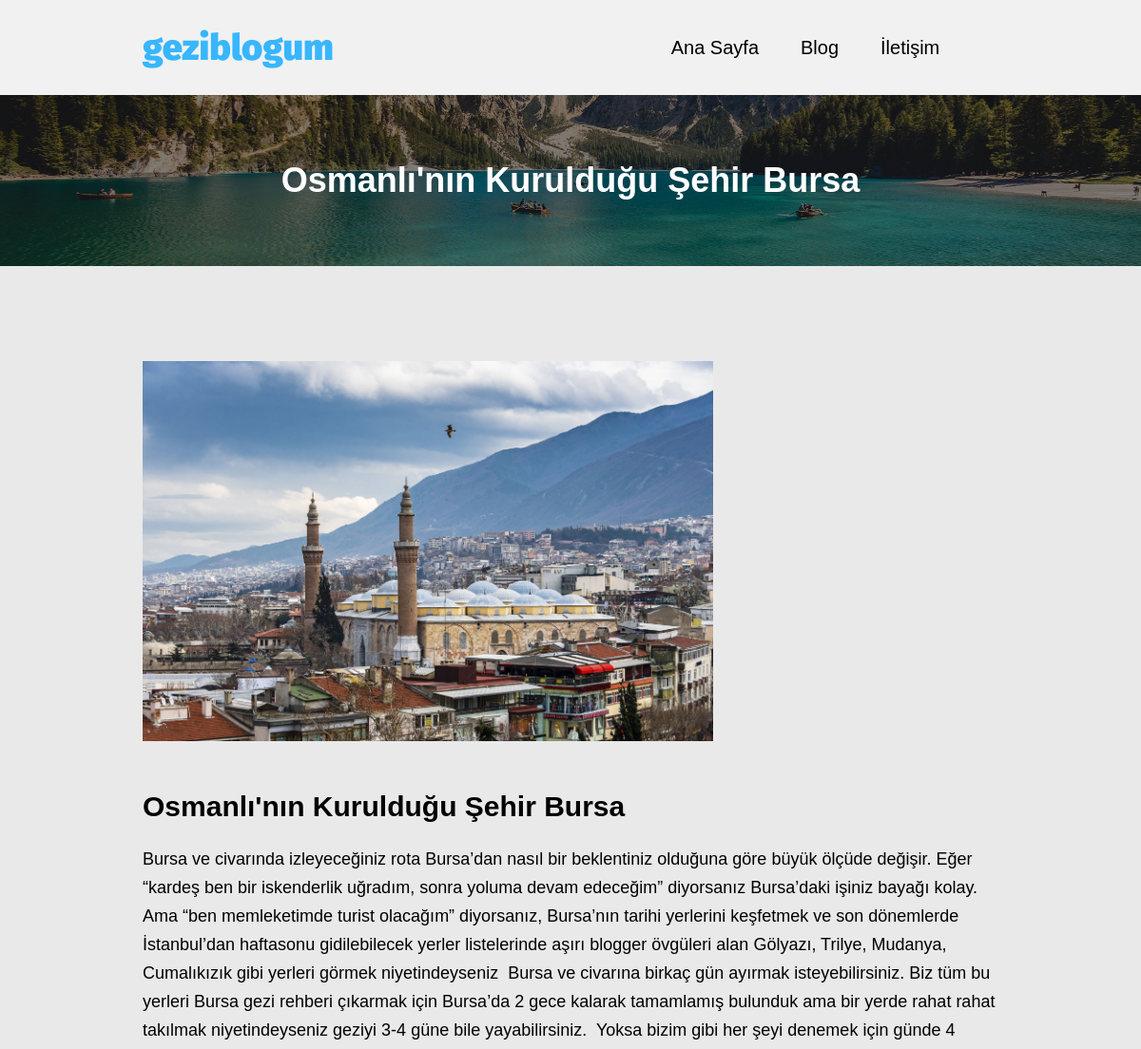
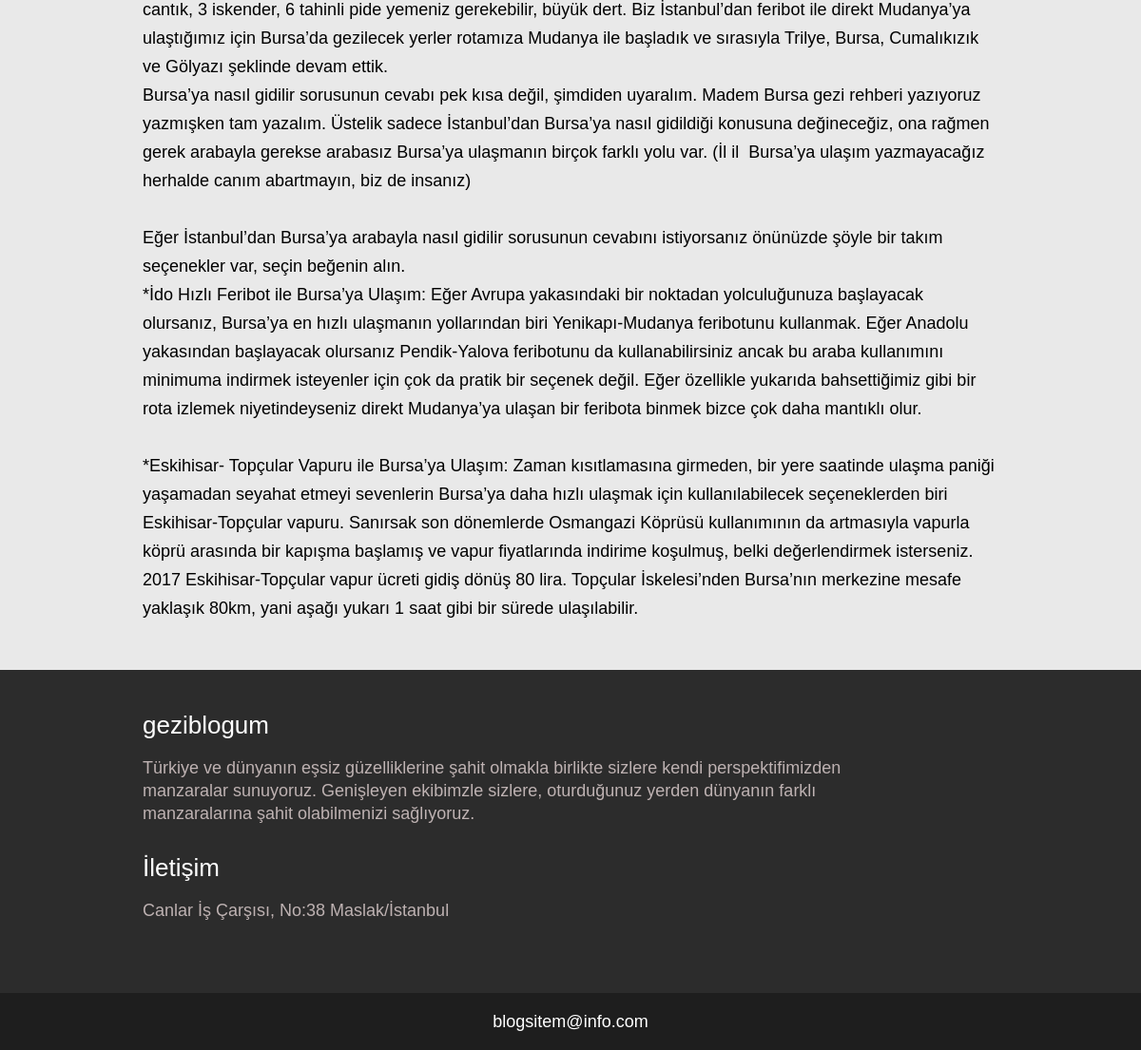
The page /blog-view.php?id=4 on the database its author committed (2 pictures, top to bottom).
### tables this page shows
CREATE TABLE `blog` (
  `id` int(10) UNSIGNED NOT NULL,
  `header` varchar(150) NOT NULL,
  `content` longtext NOT NULL,
  `date` datetime NOT NULL,
  `file_name` varchar(100) NOT NULL
);

### blog-view.php (the view, shortened to what this page needs)
<!doctype html>
<html lang="tr-TR">
<head>
    <link rel="stylesheet" href="assets/css/style.css">
</head>
<body>
<div class="wrapper">
    <div class="header-wrap">
        <div class="left-header-wrap">
            <a href="index.php"><h1 class="txt-logo">geziblogum</h1></a>
        </div>
        <div class="right-header-wrap">
            <nav class="nav">
                <a href="index.php">Ana Sayfa</a>
                <a href="blog.php">Blog</a>
                <a href="#footer">İletişim</a>
            </nav>
        </div>
    </div>
    <?php
        include_once "panel/config.php";
        $id = $_GET["id"];
        $sql = mysqli_query($connect, "SELECT * FROM blog WHERE id='$id'");
        if($sql) {
            $blogNum = mysqli_num_rows($sql);
            if($blogNum>0) {
                $blogData = mysqli_fetch_assoc($sql);
            }else {
                echo "Kayıt Yok!";
            }
        }else {
            echo "Sorgu Hatası!";
        }
    ?>
    <div class="main-wrap">
        <div class="intro-blog">
            <h2><?php echo $blogData["header"]; ?></h2>
        </div>
        <div class="content">
            <div class="blog-content-main">
                <img src="assets/images/blog/<?php echo $blogData['file_name']?>" class="blog-img">
                <h2><?php echo $blogData["header"]; ?></h2>
                <p class="bcm-blog-content"><?php echo strip_tags($blogData["content"]); ?></p>
            </div>
        </div>
        <footer class="footer" id="footer">
            <div class="top-footer">
                <div class="left-side">
                    <h3>geziblogum</h3>
                    <p>Türkiye ve dünyanın eşsiz güzelliklerine şahit olmakla birlikte sizlere kendi perspektifimizden manzaralar sunuyoruz. Genişleyen ekibimzle sizlere, oturduğunuz yerden dünyanın farklı manzaralarına şahit olabilmenizi sağlıyoruz.</p>
                </div>
                <div class="right-side">
                    <h3>İletişim</h3>
                    <p>Canlar İş Çarşısı, No:38 Maslak/İstanbul</p>
                </div>
            </div>
            <div class="bottom-footer">
                <p class="bottom-text">blogsitem@info.com</p>
            </div>
        </footer>
    </div>
</div>
</body>
</html>

### assets/css/style.css (style rules this page uses)
* { margin: 0; padding: 0; list-style: none; text-decoration: none; }
.wrapper { width: 100%; background-color: #faf2f2; }
.header-wrap { width: 100%; height: 100px; display: flex; align-items: center; background-color: #f1f1f1; position: fixed; z-index: 1; }
.left-header-wrap { width: 50%; padding-left: 150px; box-sizing: border-box; height: 100%; display: flex; align-items: center; }
.right-header-wrap { width: 50%; padding-left: 150px; height: 100%; display: flex; align-items: center; }
.txt-logo { font: 900 38px/1em 'Fira Sans', sans-serif; color: #38b6ff; user-select: none; display: flex; text-decoration: unset; }
.nav a { margin: 0 20px 0 20px; color: #000; font: 500 20px/1em 'Century Gothic', sans-serif; transition: all .3s; text-decoration: none; }
.main-wrap { width: 100%; }
.content { width: 100%; float: left; background-color: #e9e9e9; padding-top: 50px; }
.footer { width: 100%; height: 400px; background-color: #2c2c2c; float: left; }
.top-footer { width: 100%; height: 340px; float: left; box-sizing: border-box; padding: 50px 20px 0 150px; }
.bottom-footer { width: 100%; height: 60px; background-color: #1e1e1e; float: left; display: flex; justify-content: center; align-items: center; }
.left-side { width: 75%; height: 150px; }
.left-side h3 { font: 200 26px/1rem "Trebuchet MS", sans-serif; color: #fff; }
.left-side p { font: 200 18px/1.50rem "Trebuchet MS", sans-serif; margin-top: 25px; color: #beb2b2; }
.right-side { width: 75%; height: 150px; }
.right-side h3 { font: 200 26px/1rem "Trebuchet MS", sans-serif; color: #fff; }
.right-side p { font: 200 18px/1.50rem "Trebuchet MS", sans-serif; margin-top: 25px; color: #beb2b2; }
.bottom-footer p { font: 200 18px/1.50rem "Trebuchet MS", sans-serif; color: #fff; }
.intro-blog { width: 100%; height: 280px; background: linear-gradient(rgba(0,0,0,0.5), rgba(0,0,0,0.5)), url("../images/intro-blog.jpg"); background-size: cover; background-position: 0% 45%; display: flex; justify-content: center; align-items: center; flex-direction: column; }
.intro-blog h2 { font: 900 36px/1em 'Century Gothic', sans-serif; color: #fff; user-select: none; float: left; margin-top: 100px; }
.blog-content-main { width: 100%; box-sizing: border-box; padding: 50px 150px 50px 150px; }
.blog-content-main h2 { font: 900 30px/1em 'Century Gothic', sans-serif; color: #000; margin-bottom: 25px; }
.bcm-blog-content { font: 200 18px TrebucMS, sans-serif; color: #000; line-height: 30px; max-width: 1200px; white-space: pre-wrap; }
.blog-img { width: 600px; margin-bottom: 50px; }

### rows shown on the page
blog: header "Osmanlı'nın Kurulduğu Şehir Bursa", file_name (picture), content "Bursa ve civarında izleyeceğiniz rota Bursa’dan nasıl bir beklentiniz olduğuna göre büyük ölçüde değişir. Eğer “kardeş ben bir iskenderlik uğradım, sonra yoluma devam edeceğim” diyorsanız Bursa’daki işiniz bayağı kolay. Ama “ben memleketimde turist olacağım” diyorsanız, Bursa’nın tarihi yerlerini keşfetmek ve son dönemlerde İstanbul’dan haftasonu gidilebilecek yerler listelerinde aşırı blogger övgüleri alan Gölyazı, Trilye, Mudanya, Cumalıkızık gibi yerleri görmek niyetindeyseniz Bursa ve civarına birkaç gün ayırmak isteyebilirsiniz. Biz tüm bu yerleri Bursa gezi rehberi çıkarmak için Bursa’da 2 gece kalarak tamamlamış bulunduk ama bir yerde rahat rahat takılmak niyetindeyseniz geziyi 3-4…"
